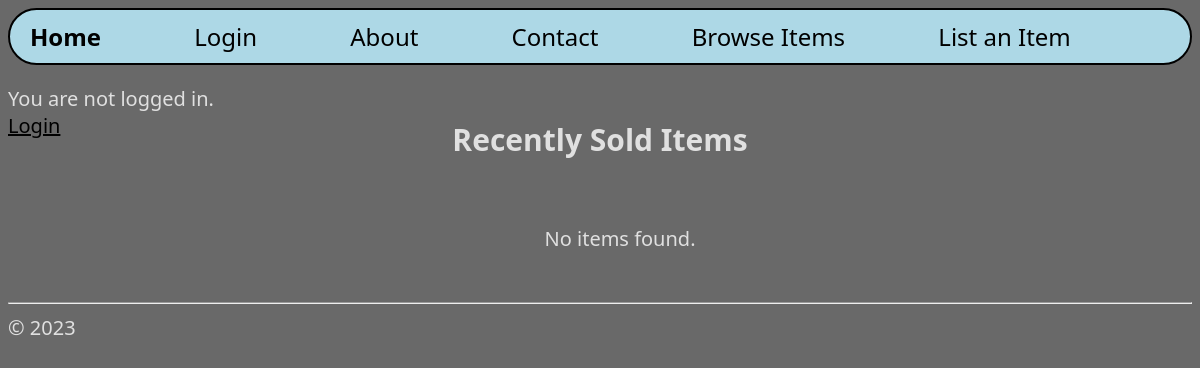
Before: / with the older database file.
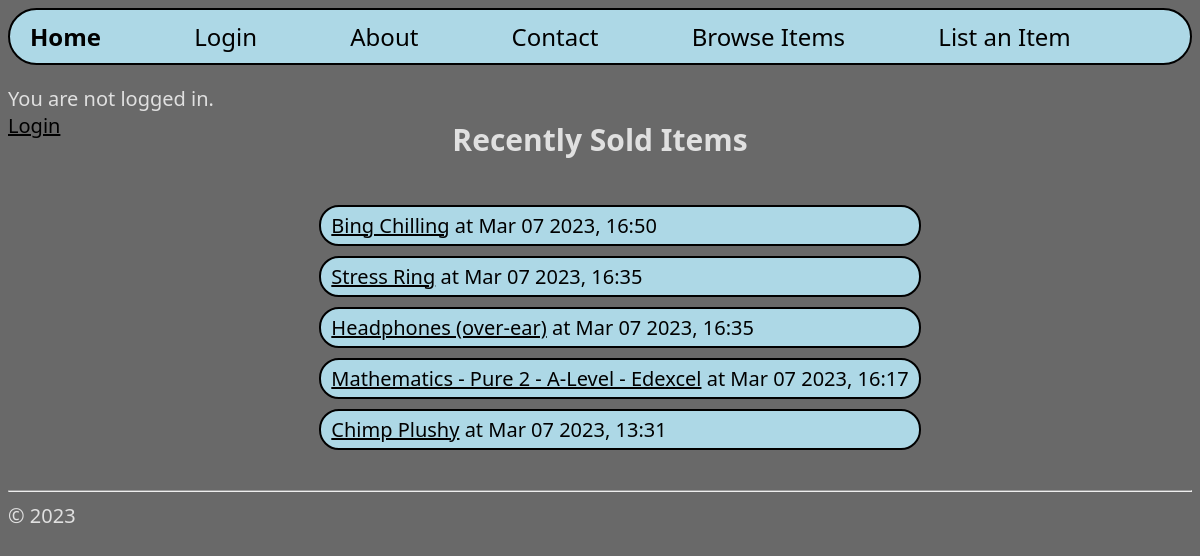
After: the same page with the newer database file.
### hello/models.py (models this page shows, shortened)
class EndedItems(models.Model):
    name = models.CharField(max_length=40)
    salePrice = models.DecimalField(decimal_places=2, max_digits=10)
    postageCost = models.DecimalField(decimal_places=2, max_digits=10)
    bidIncrement = models.DecimalField(decimal_places=2, max_digits=10)
    conditionChoices = [
        ("new", "New"),
        ("excellent", "Excellent"),
        ("good", "Good"),
        ("used", "Used"),
        ("refurbished", "Refurbished"),
        ("partsOnly", "Parts Only"),
    ]
    condition = models.CharField(max_length=20, choices=conditionChoices)
    endDateTime = models.DateTimeField("Date/Time Logged")
    acceptReturns = models.BooleanField()
    description = models.TextField(max_length=1000)
    numBids = models.IntegerField()
    sold = models.BooleanField()
    buyerId = models.CharField(max_length=40, blank=True, null=True)
    sellerId = models.CharField(max_length=40)
    destinationAddress = models.CharField(max_length=40, blank=True, null=True)

### hello/views.py (the view)
class HomeListView(ListView):
    model = EndedItems
    def get_context_data(self, **kwargs):
        context = super(HomeListView, self).get_context_data(**kwargs)
        context["username"]  = getUsernameBalance(self.request)[0]
        context["balance"] = str(getUsernameBalance(self.request)[1])
        return context

### hello/views.py (called while the page is built)
def getUsernameBalance(request):
    username = None
    balance = None
    if request.user.is_authenticated:
        username = request.user.username
        pK = request.user.pk
        balance = Accounts.objects.get(user__pk=pK).balance
    return (username, balance)

### hello/templates/hello/home.html (shortened to what this page needs)
{% extends "hello/layout.html" %}
{% block loggedInAs %}
    {% if username %}
    <p style="color: rgb(224, 224, 224)">
        Logged in as {{ username }}.
        <br>
        Balance: £{{balance}}
        <br>
        <a href="{% url 'logout' %}">Logout</a>
    </p>
    {% else %}
    <p style="color: rgb(224, 224, 224)">
        You are not logged in.
        <br>
        <a href="{% url 'login' %}">Login</a>
    </p>
    {% endif %}
{% endblock %}
{% block subheader %}
<h2 style="margin-top: -40px;">Recently Sold Items</h2>
{% endblock %}
{% block content %}
<ul class="itemList">
    {% for item in itemList %}
        <li class="borderli">
            <a href="{% url 'endedItemDetail' pk=item.pk %}">{{item.name}}</a> at {{ item.endDateTime|date:"M d Y, H:i" }}
        </li>
    {% empty %}
        <p style="color: rgb(224, 224, 224)">No items found.</p>
    {% endfor %}
</ul>
{% endblock %}

### hello/templates/hello/layout.html (shortened to what this page needs)
<!DOCTYPE html>
<html>
<head>
    {% load static %}
    <link rel="stylesheet" type="text/css" href="{% static 'hello/site.css' %}"/>
</head>
<body>
<div class="navbar">
    <a href="{% url 'home' %}" id="home" class="navbarItem" style="margin-left: 0px;">Home</a>
    <a href="{% url 'login' %}" id="login" class="navbarItem">Login</a>
    <a href="{% url 'about' %}" id="about" class="navbarItem">About</a>
    <a href="{% url 'contact' %}" id="contact" class="navbarItem">Contact</a>
    <a href="{% url 'browse' %}" id="browse" class="navbarItem">Browse Items</a>
    <a href="{% url 'listAnItem' %}" id="listAnItem" class="navbarItem">List an Item</a>
</div>
<div>
    {% block loggedInAs %}
    {% endblock %}
</div>
<div class="centralContainer">
    {% block subheader %}
    {% endblock %}
</div>
<div class="centralContainer">
    {% block content %}
    {% endblock %}
</div>
<hr/>
<footer style="color: rgb(224, 224, 224);">
    &copy; 2023
</footer>
</body>
</html>

### hello/static/hello/site.css (style rules this page uses)
* { font-family: "Segoe UI"; color: black; }
.navbar { border: 2px solid black; border-radius: 40px; padding: 10px 20px; background-color: lightblue; }
.navbar a { text-decoration: none; color: inherit; }
.navbarCurrent { font-weight: 700; }
.navbarItem { margin-left: calc(0.2 * (100% - 700px)); font-size: 24px; }
.centralContainer { display: flex; justify-content: center; }
h2 { color: rgb(224, 224, 224); }
.borderli { border: 2px solid black; border-radius: 20px; padding: 5px 10px; background-color: lightblue; font-size: 20px; margin-bottom: 10px; list-style-type: none; }
body { background: dimgray; font-size: 20px; }
.itemList { font-size: 20px; }

Changed rows visible on the page:
added EndedItems: name "Bing Chilling", endDateTime "Mar 07 2023, 16:50"
added EndedItems: name "Stress Ring", endDateTime "Mar 07 2023, 16:35"
added EndedItems: name "Headphones (over-ear)", endDateTime "Mar 07 2023, 16:35"
added EndedItems: name "Mathematics - Pure 2 - A-Level - Edexcel", endDateTime "Mar 07 2023, 16:17"
now on this page (row edited): EndedItems: name "Chimp Plushy", endDateTime "Mar 07 2023, 13:31"
Other visible differences:
text no longer shown: "No items found."
